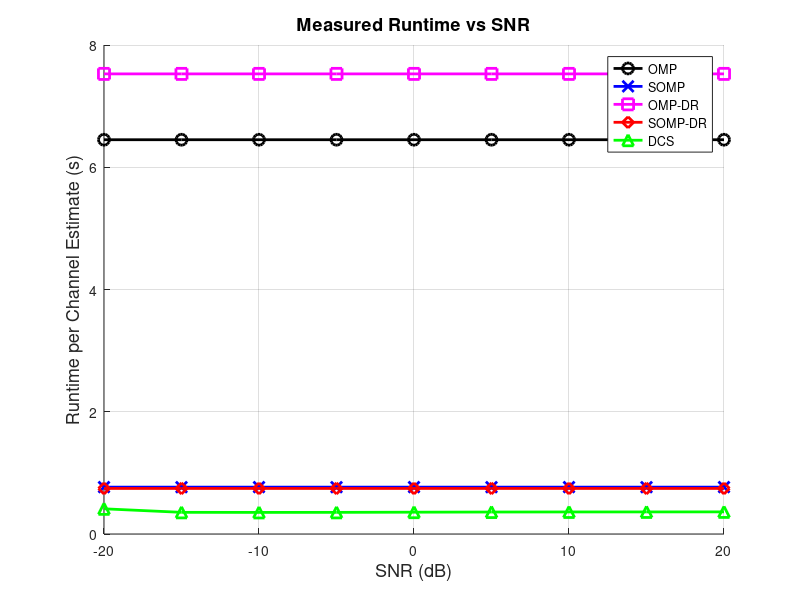
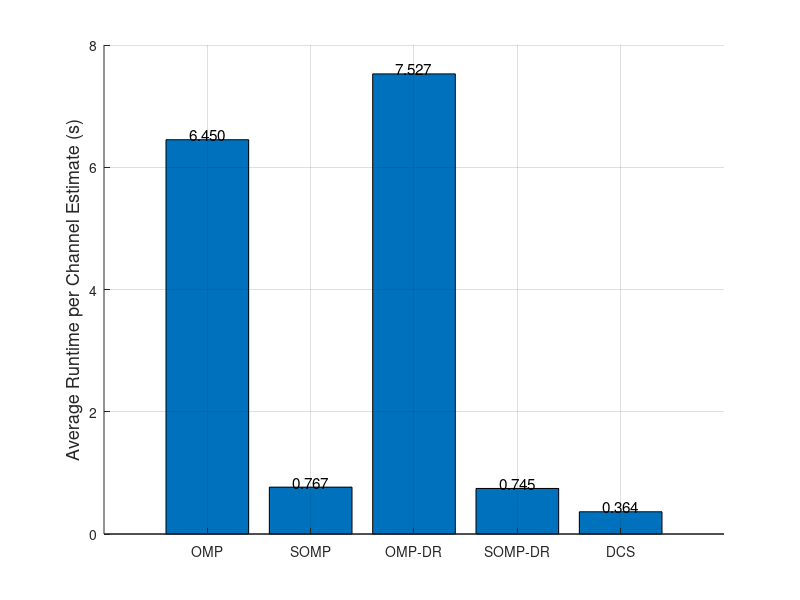
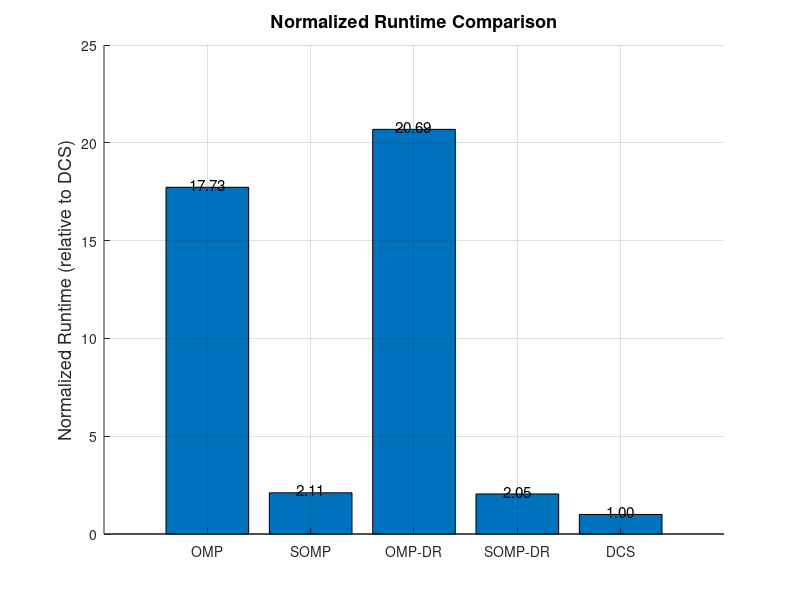
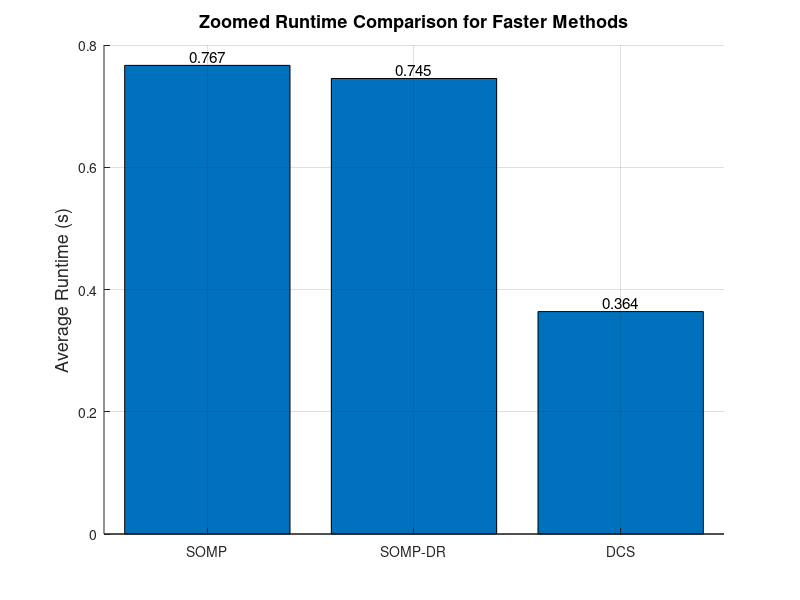

Source code (MATLAB) for these figures, in order:
%% =========================================================================
% RUNTIME PLOTTING SCRIPT
% Standalone plotting script for OMP / SOMP / OMP-DR / SOMP-DR / DCS
% =========================================================================
clc; clear; close all;

%% -----------------------------
% 1) Runtime data
% -----------------------------
% SNR points
SNR_dB = [-20 -15 -10 -5 0 5 10 15 20];

% Classical methods
% These are your measured average runtimes per full realization
runtime_OMP_avg     = 6.450301;
runtime_SOMP_avg    = 0.766663;
runtime_OMP_DR_avg  = 7.527417;
runtime_SOMP_DR_avg = 0.745208;

% Since your classical runtime summary was reported as one average value,
% we draw them as constant lines across SNR
runtime_OMP_snr     = runtime_OMP_avg     * ones(size(SNR_dB));
runtime_SOMP_snr    = runtime_SOMP_avg    * ones(size(SNR_dB));
runtime_OMP_DR_snr  = runtime_OMP_DR_avg  * ones(size(SNR_dB));
runtime_SOMP_DR_snr = runtime_SOMP_DR_avg * ones(size(SNR_dB));

% DCS runtime per sample from Python
runtime_DCS_snr = [0.41225653 0.35450487 0.35327713 0.35411432 0.35690381 ...
                   0.35955017 0.36082901 0.36133298 0.36205174];

runtime_DCS_avg = mean(runtime_DCS_snr);

%% -----------------------------
% 2) Runtime vs SNR
% -----------------------------
figure('Color',[1 1 1]);
plot(SNR_dB, runtime_OMP_snr, 'ko-','LineWidth',2,'MarkerSize',8); hold on;
plot(SNR_dB, runtime_SOMP_snr, 'bx-','LineWidth',2,'MarkerSize',8);
plot(SNR_dB, runtime_OMP_DR_snr, 'ms-','LineWidth',2,'MarkerSize',8);
plot(SNR_dB, runtime_SOMP_DR_snr, 'rd-','LineWidth',2,'MarkerSize',8);
plot(SNR_dB, runtime_DCS_snr, 'g^-','LineWidth',2,'MarkerSize',8);

xlabel('SNR (dB)','FontSize',13);
ylabel('Runtime per Channel Estimate (s)','FontSize',13);
title('Measured Runtime vs SNR','FontSize',13);
legend('OMP','SOMP','OMP-DR','SOMP-DR','DCS','Location','best');
grid on;
box off;

%% -----------------------------
% 3) Average runtime bar chart
% -----------------------------
runtime_bar = [runtime_OMP_avg, runtime_SOMP_avg, runtime_OMP_DR_avg, runtime_SOMP_DR_avg, runtime_DCS_avg];
labels = {'OMP','SOMP','OMP-DR','SOMP-DR','DCS'};

figure('Color',[1 1 1]);
bar(runtime_bar);
set(gca,'XTick',1:numel(labels),'XTickLabel',labels);
ylabel('Average Runtime per Channel Estimate (s)','FontSize',13);

grid on;
box off;

for i = 1:numel(runtime_bar)
    text(i, runtime_bar(i) + 0.08, sprintf('%.3f', runtime_bar(i)), ...
        'HorizontalAlignment','center','FontSize',11);
end

%% -----------------------------
% 4) Normalized runtime bar chart
% Normalize to DCS
% -----------------------------
runtime_norm_dcs = runtime_bar / runtime_DCS_avg;

figure('Color',[1 1 1]);
bar(runtime_norm_dcs);
set(gca,'XTick',1:numel(labels),'XTickLabel',labels);
ylabel('Normalized Runtime (relative to DCS)','FontSize',13);
title('Normalized Runtime Comparison','FontSize',13);
grid on;
box off;

for i = 1:numel(runtime_norm_dcs)
    text(i, runtime_norm_dcs(i) + 0.15, sprintf('%.2f', runtime_norm_dcs(i)), ...
        'HorizontalAlignment','center','FontSize',11);
end

%% -----------------------------
% 5) Zoomed runtime bar chart for faster methods
% -----------------------------
runtime_fast = [runtime_SOMP_avg, runtime_SOMP_DR_avg, runtime_DCS_avg];
labels_fast = {'SOMP','SOMP-DR','DCS'};

figure('Color',[1 1 1]);
bar(runtime_fast);
set(gca,'XTick',1:numel(labels_fast),'XTickLabel',labels_fast);
ylabel('Average Runtime (s)','FontSize',13);
title('Zoomed Runtime Comparison for Faster Methods','FontSize',13);
grid on;
box off;

for i = 1:numel(runtime_fast)
    text(i, runtime_fast(i) + 0.015, sprintf('%.3f', runtime_fast(i)), ...
        'HorizontalAlignment','center','FontSize',11);
end

%% -----------------------------
% 6) Optional log-scale runtime bar chart
% -----------------------------
figure('Color',[1 1 1]);
bar(runtime_bar);
set(gca,'XTick',1:numel(labels),'XTickLabel',labels);
set(gca,'YScale','log');
ylabel('Average Runtime (s, log scale)','FontSize',13);
title('Average Runtime Comparison (Log Scale)','FontSize',13);
grid on;
box off;

%% -----------------------------
% 7) Print summary
% -----------------------------
fprintf('\n===== Runtime Summary =====\n');
fprintf('OMP avg runtime     = %.6f s\n', runtime_OMP_avg);
fprintf('SOMP avg runtime    = %.6f s\n', runtime_SOMP_avg);
fprintf('OMP-DR avg runtime  = %.6f s\n', runtime_OMP_DR_avg);
fprintf('SOMP-DR avg runtime = %.6f s\n', runtime_SOMP_DR_avg);
fprintf('DCS avg runtime     = %.6f s\n', runtime_DCS_avg);

fprintf('\n===== Runtime Relative to DCS =====\n');
fprintf('OMP     = %.2f x DCS\n', runtime_OMP_avg / runtime_DCS_avg);
fprintf('SOMP    = %.2f x DCS\n', runtime_SOMP_avg / runtime_DCS_avg);
fprintf('OMP-DR  = %.2f x DCS\n', runtime_OMP_DR_avg / runtime_DCS_avg);
fprintf('SOMP-DR = %.2f x DCS\n', runtime_SOMP_DR_avg / runtime_DCS_avg);
fprintf('DCS     = 1.00 x DCS\n');
